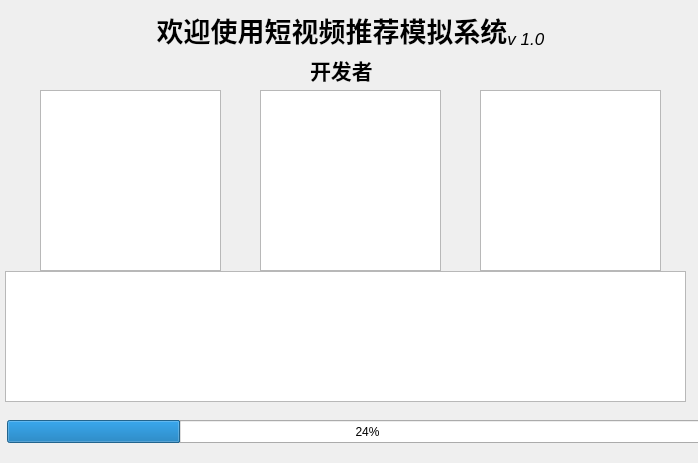
<?xml version="1.0" encoding="UTF-8"?>
<ui version="4.0">
 <class>Welcome</class>
 <widget class="QWidget" name="Welcome">
  <property name="geometry">
   <rect>
    <x>0</x>
    <y>0</y>
    <width>698</width>
    <height>463</height>
   </rect>
  </property>
  <property name="windowTitle">
   <string>欢迎页</string>
  </property>
  <widget class="QTextBrowser" name="textBrowser">
   <property name="geometry">
    <rect>
     <x>5</x>
     <y>271</y>
     <width>681</width>
     <height>131</height>
    </rect>
   </property>
  </widget>
  <widget class="QProgressBar" name="progressBar">
   <property name="geometry">
    <rect>
     <x>7</x>
     <y>420</y>
     <width>721</width>
     <height>23</height>
    </rect>
   </property>
   <property name="value">
    <number>24</number>
   </property>
  </widget>
  <widget class="QLabel" name="label">
   <property name="geometry">
    <rect>
     <x>10</x>
     <y>0</y>
     <width>681</width>
     <height>61</height>
    </rect>
   </property>
   <property name="text">
    <string>&lt;html&gt;&lt;head/&gt;&lt;body&gt;&lt;p align=&quot;center&quot;&gt;&lt;span style=&quot; font-size:20pt; font-weight:600;&quot;&gt;欢迎使用短视频推荐模拟系统&lt;/span&gt;&lt;span style=&quot; font-size:20pt; font-style:italic; vertical-align:sub;&quot;&gt;v 1.0&lt;/span&gt;&lt;/p&gt;&lt;/body&gt;&lt;/html&gt;</string>
   </property>
  </widget>
  <widget class="QLabel" name="label_2">
   <property name="geometry">
    <rect>
     <x>310</x>
     <y>50</y>
     <width>71</width>
     <height>41</height>
    </rect>
   </property>
   <property name="text">
    <string>&lt;html&gt;&lt;head/&gt;&lt;body&gt;&lt;p&gt;&lt;span style=&quot; font-size:16pt; font-weight:600;&quot;&gt;开发者：&lt;/span&gt;&lt;/p&gt;&lt;/body&gt;&lt;/html&gt;</string>
   </property>
  </widget>
  <widget class="QGraphicsView" name="graphicsView">
   <property name="geometry">
    <rect>
     <x>260</x>
     <y>90</y>
     <width>181</width>
     <height>181</height>
    </rect>
   </property>
  </widget>
  <widget class="QGraphicsView" name="graphicsView_2">
   <property name="geometry">
    <rect>
     <x>40</x>
     <y>90</y>
     <width>181</width>
     <height>181</height>
    </rect>
   </property>
  </widget>
  <widget class="QGraphicsView" name="graphicsView_3">
   <property name="geometry">
    <rect>
     <x>480</x>
     <y>90</y>
     <width>181</width>
     <height>181</height>
    </rect>
   </property>
  </widget>
 </widget>
 <resources/>
 <connections/>
</ui>
